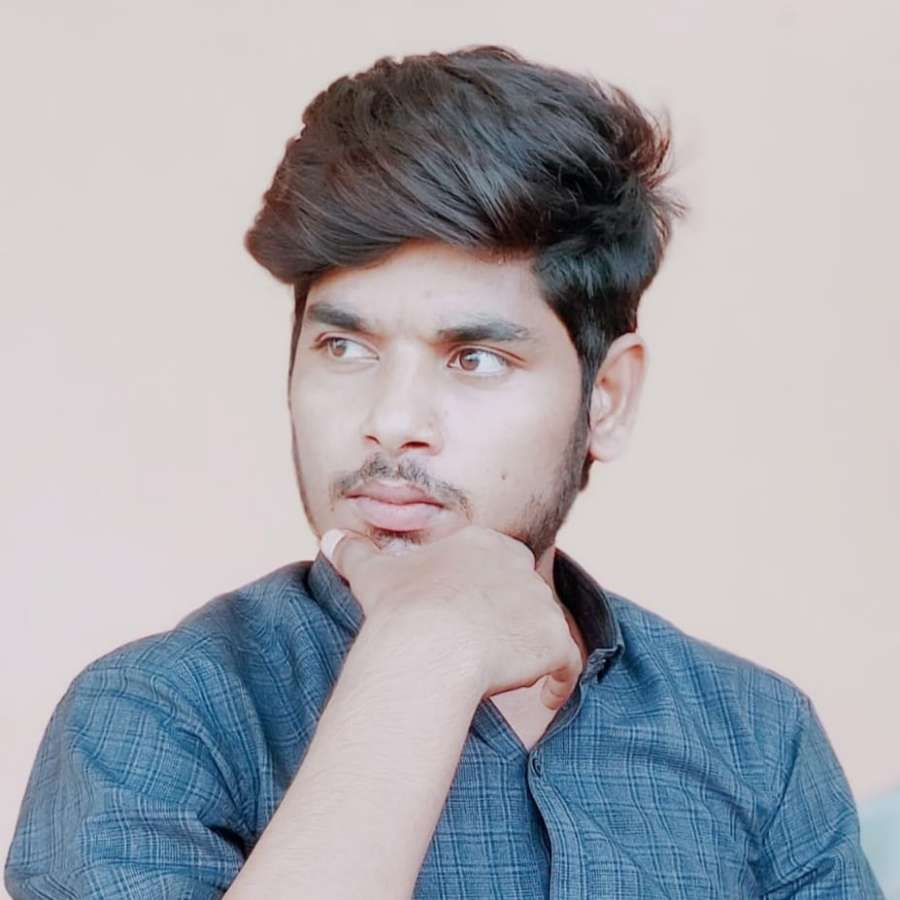
#> input picture dataset/images/Imtiaz/imtiaz1.jpg, 900 x 900 px
$ jupyter execute image_cleaning.ipynb   (shell and % lines are left out)
#> lines starting #> are read from the running program, lines starting #| are printed output that depends on the picture; after the words box and inside, x2 and y2 are one past the last pixel; in counts of white or black regions, pixels touching at a corner belong together
# FACE DETECTION

## Importing the necessary libraries

[cell 1]
import sys
sys.path.append("./face-env/Lib/site-packages")

[cell 2]
import numpy as np
import cv2
import matplotlib
from matplotlib import pyplot as plt

## A sample image

[cell 3]
img = cv2.imread('./dataset/images/Imtiaz/imtiaz1.jpg')
#> img is the input picture: shape (900, 900, 3); mean B, G, R 175.2, 168.8, 168.9
plt.imshow(img)

## Detecting the face

[cell 4]
face_cascade = cv2.CascadeClassifier('./models/haarcascade_frontalface_default.xml')
eye_cascade = cv2.CascadeClassifier('./models/haarcascade_eye.xml')
gray = cv2.cvtColor(img, cv2.COLOR_BGR2GRAY)
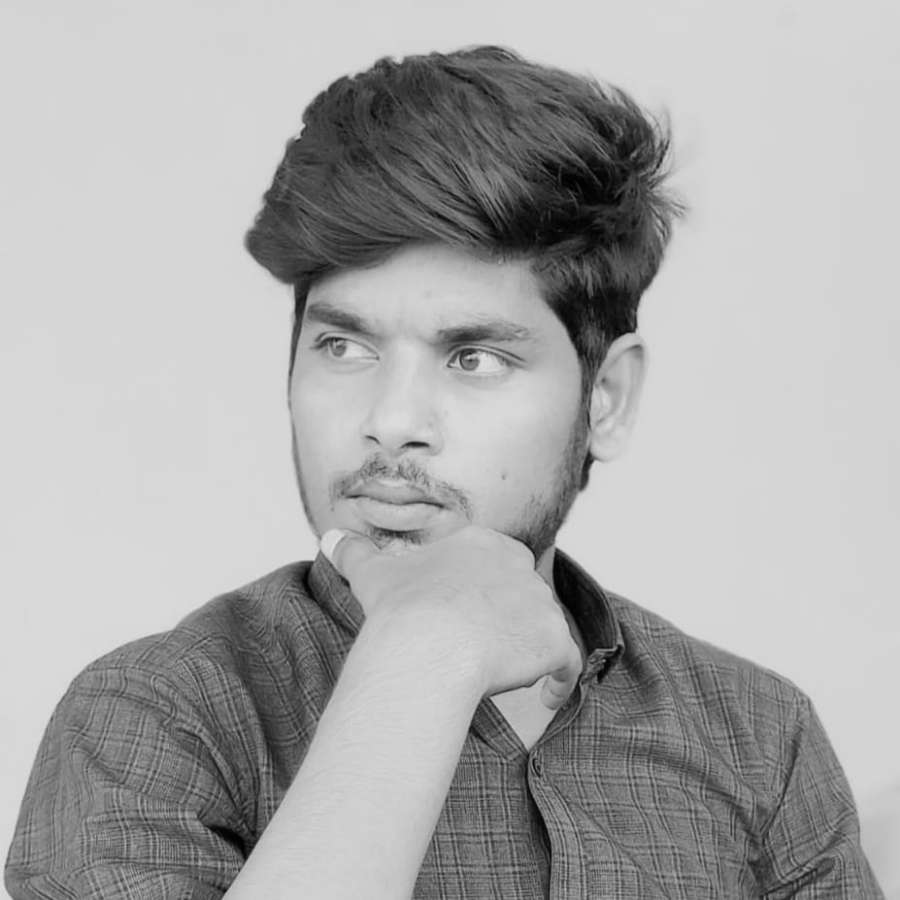
#> gray: shape (900, 900); min 0, max 228, mean 169.5
faces = face_cascade.detectMultiScale(gray, 1.3, 5)
#> faces = [[218, 203, 380, 380]]
(x,y,w,h) = faces[0]
#> x = 218; y = 203; w = 380; h = 380
x,y,w,h

face_img = cv2.rectangle(img,(x,y),(x+w,y+h),(255,0,0),2)
plt.imshow(face_img)

## Detecting the eyes

[cell 5]
cv2.destroyAllWindows()
for (x,y,w,h) in faces:
    face_img = cv2.rectangle(img,(x,y),(x+w,y+h),(255,0,0),2)
    roi_gray = gray[y:y+h, x:x+w]
    roi_color = face_img[y:y+h, x:x+w]
    eyes = eye_cascade.detectMultiScale(roi_gray)
    for (ex,ey,ew,eh) in eyes:
        cv2.rectangle(roi_color,(ex,ey),(ex+ew,ey+eh),(0,255,0),2)
#> this loop made 1 pass
#> (x, y, w, h, eyes) on pass 1: (218, 203, 380, 380, [[85, 108, 68, 68], [208, 112, 81, 81]])
#> pass 1, `roi_gray = gray[y:y+h, x:x+w]`:
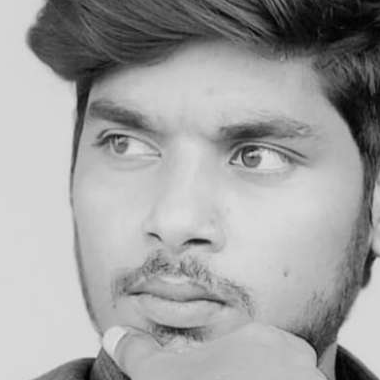
#> roi_gray: shape (380, 380); min 0, max 228, mean 160.1
#> pass 1, `roi_color = face_img[y:y+h, x:x+w]`:
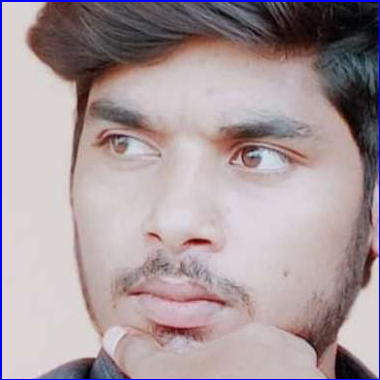
#> roi_color: shape (380, 380, 3); mean B, G, R 157.5, 153.3, 168.4
#> after the loop:
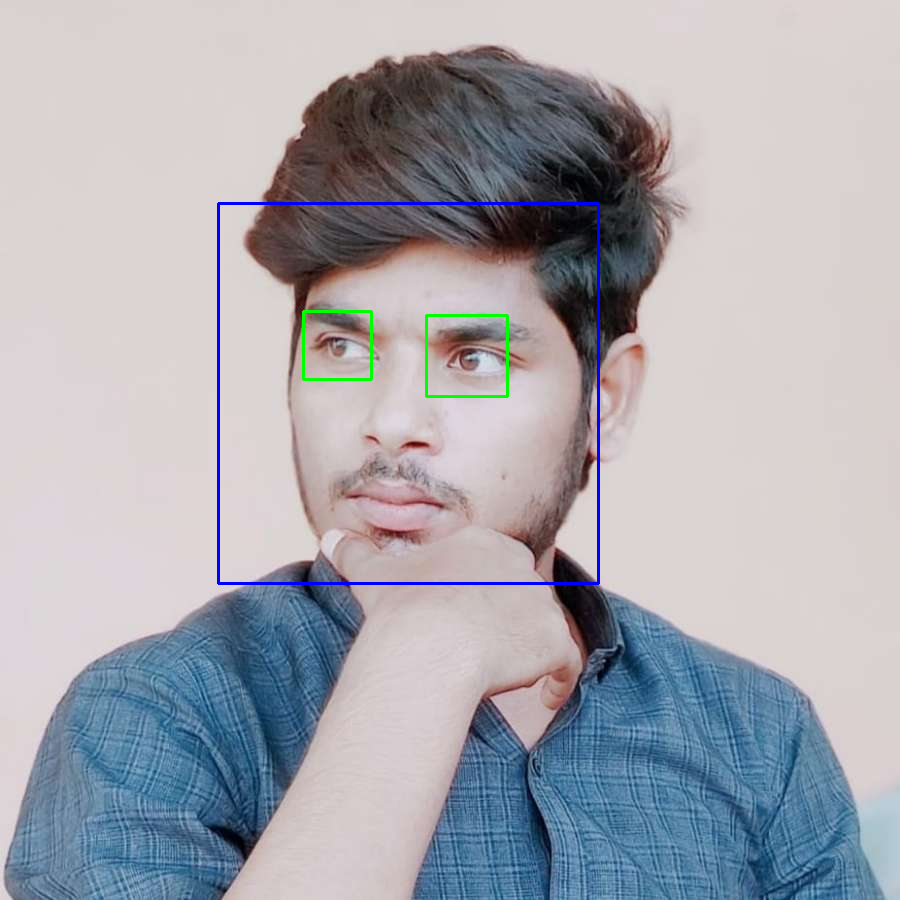
#> img: shape (900, 900, 3); mean B, G, R 175.5, 168.2, 167.7
#> after the loop:
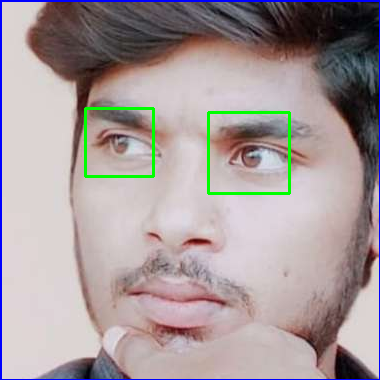
#> roi_color: shape (380, 380, 3); 1.23% of pixels changed, all inside (x1, y1, x2, y2) = (84, 107, 291, 195)


plt.figure()
plt.imshow(face_img, cmap='gray')
plt.show()

## Cropping the image

[cell 6]
plt.imshow(roi_color, cmap='gray')

## Applying the image cleaning process to all the images

[cell 7]
path_to_data = "./dataset/images/"
path_to_cr_data = "./dataset/cropped/"

[cell 8]
import os
img_dirs = []
for entry in os.scandir(path_to_data):
    if entry.is_dir():
        img_dirs.append(entry.path)

[cell 9]
import shutil
if os.path.exists(path_to_cr_data):
     shutil.rmtree(path_to_cr_data)
os.mkdir(path_to_cr_data)

[cell 10]
face_cascade = cv2.CascadeClassifier('./models/haarcascade_frontalface_default.xml')
eye_cascade = cv2.CascadeClassifier('./models/haarcascade_eye.xml')

[cell 11]
def get_cropped_image_if_2_eyes(image_path):
#> called with image_path = './dataset/images/Imtiaz/imtiaz1.jpg'
    img = cv2.imread(image_path)
    gray = cv2.cvtColor(img, cv2.COLOR_BGR2GRAY)
    faces = face_cascade.detectMultiScale(gray, 1.3, 5)
#> faces = [[218, 203, 380, 380]]
    for (x,y,w,h) in faces:
        roi_gray = gray[y:y+h, x:x+w]
        roi_color = img[y:y+h, x:x+w]
        eyes = eye_cascade.detectMultiScale(roi_gray)
        if len(eyes) >= 2:
            return roi_color
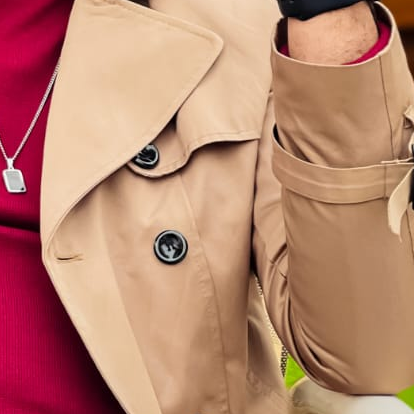
#> input picture dataset/cropped/Ahmad/Ahmad1.png, 414 x 414 px
#> further down, img is the input picture: shape (414, 414, 3); mean B, G, R 112.2, 132.9, 186.4

[cell 12]
cropped_image_dirs = []
celebrity_file_names_dict = {}

for img_dir in img_dirs:
    count = 1
    celebrity_name = img_dir.split('/')[-1]
    print(celebrity_name)

    celebrity_file_names_dict[celebrity_name] = []

    for entry in os.scandir(img_dir):
        if not entry.is_file() or not entry.name.lower().endswith(('.png', '.jpg', '.jpeg')):
            print(f"Skipping non-image file: {entry.path}")
            continue

        try:
            roi_color = get_cropped_image_if_2_eyes(entry.path)
            if roi_color is None:
                print(f"Skipping {entry.path}: No valid face with 2 eyes detected")
                continue

            cropped_folder = path_to_cr_data + celebrity_name
            if not os.path.exists(cropped_folder):
                os.makedirs(cropped_folder)
                cropped_image_dirs.append(cropped_folder)
                print("Generating cropped images in folder: ", cropped_folder)

            cropped_file_name = f"{celebrity_name}{count}.png"
            cropped_file_path = os.path.join(cropped_folder, cropped_file_name)

            cv2.imwrite(cropped_file_path, roi_color)
            celebrity_file_names_dict[celebrity_name].append(cropped_file_path)
            count += 1

        except Exception as e:
            print(f"Error processing {entry.path}: {str(e)}")
            continue  # Move to the next image

## Augmenting the images to increase the dataset size

[cell 13]
import os
import cv2
import numpy as np
import random

# Input and output directories
input_dir = "./dataset/cropped"
output_dir = "./dataset/augmented_cropped"

def augment_image(image):
    """Applies a series of random augmentations to the image."""
    # Horizontal Flip
    if random.random() > 0.5:
        image = cv2.flip(image, 1)
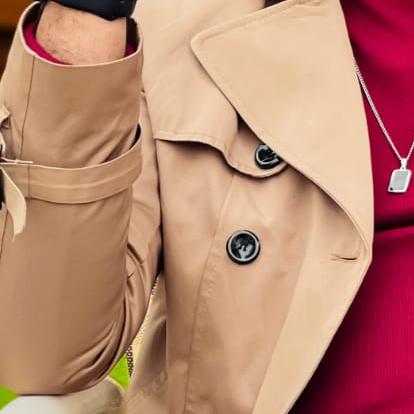
#> image: shape (414, 414, 3); mean of channels 0, 1, 2 112.2, 132.9, 186.4; drawn as B, G, R

    # Rotation
    angle = random.randint(-30, 30)
    h, w = image.shape[:2]
#> h = 414; w = 414
    matrix = cv2.getRotationMatrix2D((w//2, h//2), angle, 1)
#> matrix = [[0.998, -0.0698, 14.94], [0.0698, 0.998, -13.94]]
    image = cv2.warpAffine(image, matrix, (w, h))
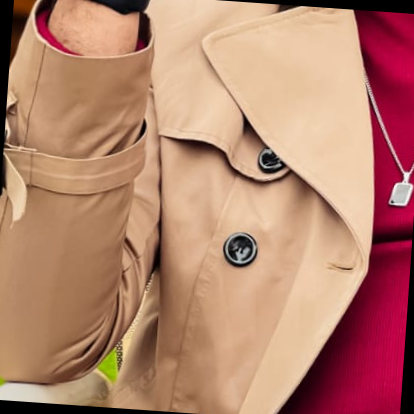
#> image: shape (414, 414, 3); mean of channels 0, 1, 2 110.1, 130.9, 181.6; drawn as B, G, R

    # Scaling
    scale = random.uniform(0.8, 1.2)
    image = cv2.resize(image, (int(w * scale), int(h * scale)))
#> image: shape (337, 337, 3)

    # Cropping (random 80-100% of image)
    crop_x = random.randint(0, w//5)
#> crop_x = 65
    crop_y = random.randint(0, h//5)
#> crop_y = 62
    image = image[crop_y:h-crop_y, crop_x:w-crop_x]
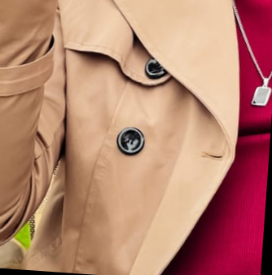
#> image: shape (275, 272, 3); mean of channels 0, 1, 2 111, 129.5, 183.1; drawn as B, G, R

    # Brightness/Contrast
    alpha = random.uniform(0.7, 1.3)  # Contrast
    beta = random.randint(-30, 30)  # Brightness
    image = cv2.convertScaleAbs(image, alpha=alpha, beta=beta)

    return image

# Process each subfolder
for folder in os.listdir(input_dir):
    folder_path = os.path.join(input_dir, folder)
    output_folder_path = os.path.join(output_dir, folder)

    if not os.path.isdir(folder_path):
        continue  # Skip if not a directory

    # Create output folder if it doesn't exist
    os.makedirs(output_folder_path, exist_ok=True)

    images = [f for f in os.listdir(folder_path) if f.lower().endswith(('.png', '.jpg', '.jpeg'))]
    num_images = len(images)

    if num_images == 0:
        print(f"No images found in {folder_path}, skipping...")
        continue

    count = num_images + 1  # Start numbering from next available index

    while len(images) < 50:  # Ensure at least 50 images
        # Pick a random image to augment
        img_name = random.choice(images)
        img_path = os.path.join(folder_path, img_name)

        # Load image
        img = cv2.imread(img_path)
        if img is None:
            print(f"Error loading {img_path}, skipping...")
            continue

        # Apply augmentation
        augmented_img = augment_image(img)

        # Save new image in the corresponding output folder
        new_img_name = f"{folder}_{count}.png"
        new_img_path = os.path.join(output_folder_path, new_img_name)
        cv2.imwrite(new_img_path, augmented_img)

        images.append(new_img_name)  # Add new image to list
        count += 1  # Increment counter

    print(f"Augmentation complete for {folder_path}, saved in {output_folder_path}, now contains {len(images)} images.")
